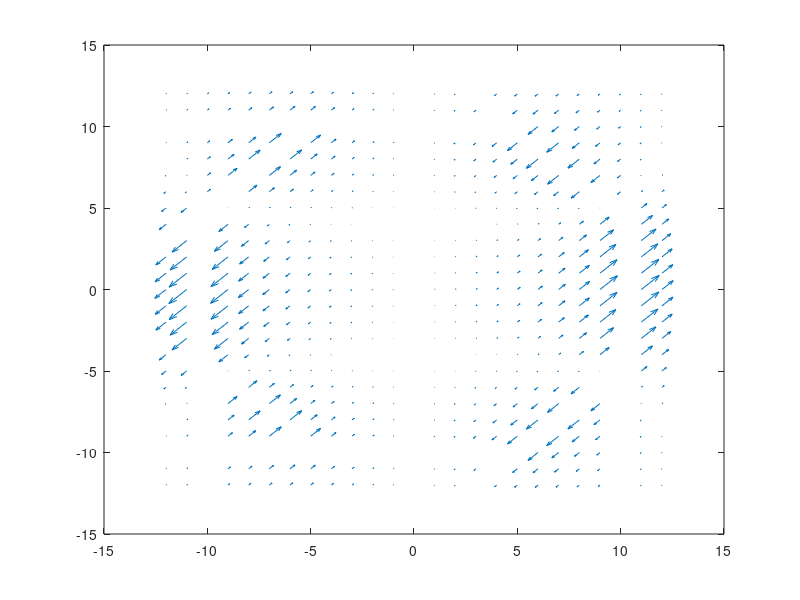

MATLAB code for this plot:
%make x, y-vector
x=-12:1:12;
y=-12:1:12;

%general equation
%A = (mu0*I)/(4*pi) * Log((z2 + Sqrt(z2^2 + s^2))/(z1 + Sqrt(z1^2 + s^2))) * Direction

%From each coordinate transformation follows matrices for z2, s, Direction

%constants
mu0 = 4*pi*1e-7;
I=1e8;

Direction = [0 1; 0 -1; 1 0; -1 0; 0.5*sqrt(2) 0.5*sqrt(2); -0.5*sqrt(2) -0.5*sqrt(2); 0.5*sqrt(2) -0.5*sqrt(2); -0.5*sqrt(2) 0.5*sqrt(2)];

A = zeros(numel(x), numel(y), 2);

z2=zeros(8,1);
z1=zeros(8,1);
s=zeros(8,1);

for i=1:1:numel(x)
for j=1:1:numel(y)

z2 = [y(j)-5, y(j)+5, x(i)-5, x(i)-5, 0.5*sqrt(2)*(x(i)+7.5) + 0.5*sqrt(2)*(y(j)-7.5) - 0.5*sqrt(2)*5, 0.5*sqrt(2)*(x(i)-7.5) + 0.5*sqrt(2)*(y(j)+7.5) - 0.5*sqrt(2)*5, - 0.5*sqrt(2)*(x(i)-7.5) + 0.5*sqrt(2)*(y(j)-7.5) - 0.5*sqrt(2)*5, - 0.5*sqrt(2)*(x(i)+7.5) + 0.5*sqrt(2)*(y(j)+7.5) - 0.5*sqrt(2)*5];
    
z1 = [y(j)+5, y(j)-5, x(i)+5, x(i)+5, 0.5*sqrt(2)*(x(i)+7.5) + 0.5*sqrt(2)*(y(j)-7.5) + 0.5*sqrt(2)*5, 0.5*sqrt(2)*(x(i)-7.5) + 0.5*sqrt(2)*(y(j)+7.5) + 0.5*sqrt(2)*5, - 0.5*sqrt(2)*(x(i)-7.5) + 0.5*sqrt(2)*(y(j)-7.5) + 0.5*sqrt(2)*5, - 0.5*sqrt(2)*(x(i)+7.5) + 0.5*sqrt(2)*(y(j)+7.5) + 0.5*sqrt(2)*5];
    
s = [x(i)+10, x(i)-10, y(j)+10, y(j)-10, 0.5*sqrt(2)*(x(i)+7.5) - 0.5*sqrt(2)*(y(j)-7.5), 0.5*sqrt(2)*(x(i)-7.5) - 0.5*sqrt(2)*(y(j)+7.5), 0.5*sqrt(2)*(x(i)-7.5) + 0.5*sqrt(2)*(y(j)-7.5), 0.5*sqrt(2)*(x(i)+7.5) + 0.5*sqrt(2)*(y(j)+7.5)];
    
for k=1:1:numel(s)

A(i,j,:) = A(i,j,:) + (mu0*I)/(4*pi) * log((z2(k) + sqrt(z2(k)^2 + s(k)^2))/(z1(k) + sqrt(z1(k)^2 + s(k)^2))) * Direction(k);

end
end
end

%Remove NaNs and Infs @ the boundaries

for i=1:1:numel(x)
for j=1:1:numel(y)
for k=1:1:2
    
    if isnan(A(i,j,k)) == 1 
        A(i,j,k) = 0;
    end
    if isinf(A(i,j,k)) ==1
        A(i,j,k) = 0;
    end
end
end
end

quiver(x,y, A(:,:,1) , A(:,:,2) )